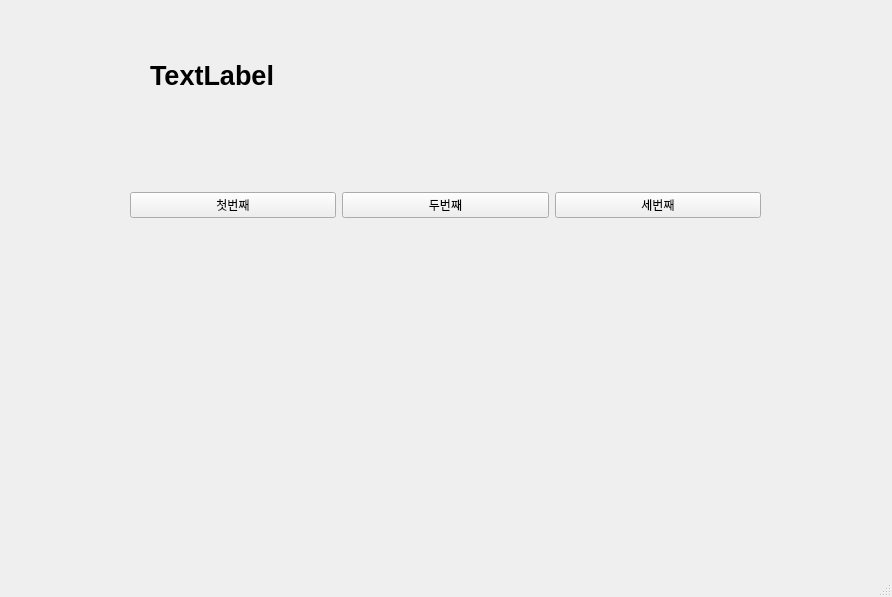
<?xml version="1.0" encoding="UTF-8"?>
<ui version="4.0">
 <class>MainWindow</class>
 <widget class="QMainWindow" name="MainWindow">
  <property name="geometry">
   <rect>
    <x>0</x>
    <y>0</y>
    <width>892</width>
    <height>597</height>
   </rect>
  </property>
  <property name="windowTitle">
   <string>MainWindow</string>
  </property>
  <widget class="QWidget" name="centralwidget">
   <widget class="QWidget" name="horizontalLayoutWidget">
    <property name="geometry">
     <rect>
      <x>130</x>
      <y>150</y>
      <width>631</width>
      <height>111</height>
     </rect>
    </property>
    <layout class="QHBoxLayout" name="horizontalLayout">
     <item>
      <widget class="QPushButton" name="pushButton">
       <property name="text">
        <string>첫번째</string>
       </property>
      </widget>
     </item>
     <item>
      <widget class="QPushButton" name="pushButton_2">
       <property name="text">
        <string>두번째</string>
       </property>
      </widget>
     </item>
     <item>
      <widget class="QPushButton" name="pushButton_3">
       <property name="text">
        <string>세번째</string>
       </property>
      </widget>
     </item>
    </layout>
   </widget>
   <widget class="QLabel" name="label">
    <property name="geometry">
     <rect>
      <x>150</x>
      <y>60</y>
      <width>561</width>
      <height>31</height>
     </rect>
    </property>
    <property name="font">
     <font>
      <pointsize>20</pointsize>
      <bold>true</bold>
     </font>
    </property>
    <property name="text">
     <string>TextLabel</string>
    </property>
   </widget>
  </widget>
  <widget class="QMenuBar" name="menubar">
   <property name="geometry">
    <rect>
     <x>0</x>
     <y>0</y>
     <width>892</width>
     <height>33</height>
    </rect>
   </property>
  </widget>
  <widget class="QStatusBar" name="statusbar"/>
 </widget>
 <resources/>
 <connections>
  <connection>
   <sender>pushButton</sender>
   <signal>clicked()</signal>
   <receiver>MainWindow</receiver>
   <slot>firstClick()</slot>
   <hints>
    <hint type="sourcelabel">
     <x>212</x>
     <y>230</y>
    </hint>
    <hint type="destinationlabel">
     <x>252</x>
     <y>320</y>
    </hint>
   </hints>
  </connection>
  <connection>
   <sender>pushButton_2</sender>
   <signal>clicked()</signal>
   <receiver>MainWindow</receiver>
   <slot>secondClick()</slot>
   <hints>
    <hint type="sourcelabel">
     <x>416</x>
     <y>232</y>
    </hint>
    <hint type="destinationlabel">
     <x>468</x>
     <y>318</y>
    </hint>
   </hints>
  </connection>
  <connection>
   <sender>pushButton_3</sender>
   <signal>clicked()</signal>
   <receiver>MainWindow</receiver>
   <slot>thirdClick()</slot>
   <hints>
    <hint type="sourcelabel">
     <x>640</x>
     <y>236</y>
    </hint>
    <hint type="destinationlabel">
     <x>666</x>
     <y>298</y>
    </hint>
   </hints>
  </connection>
 </connections>
 <slots>
  <slot>firstClick()</slot>
  <slot>secondClick()</slot>
  <slot>thirdClick()</slot>
 </slots>
</ui>
